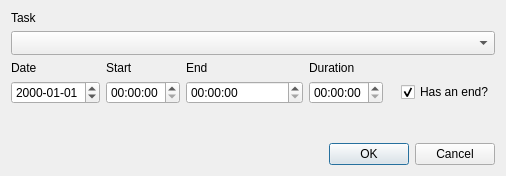
<?xml version="1.0" encoding="UTF-8"?>
<ui version="4.0">
 <class>IntervalAdd</class>
 <widget class="QDialog" name="IntervalAdd">
  <property name="geometry">
   <rect>
    <x>0</x>
    <y>0</y>
    <width>506</width>
    <height>176</height>
   </rect>
  </property>
  <property name="windowTitle">
   <string>Add interval</string>
  </property>
  <layout class="QGridLayout" name="gridLayout">
   <item row="5" column="3">
    <widget class="QLabel" name="label_2">
     <property name="text">
      <string>Duration</string>
     </property>
    </widget>
   </item>
   <item row="6" column="1">
    <widget class="QTimeEdit" name="start">
     <property name="displayFormat">
      <string>HH:mm:ss</string>
     </property>
     <property name="timeSpec">
      <enum>Qt::LocalTime</enum>
     </property>
    </widget>
   </item>
   <item row="5" column="2">
    <widget class="QLabel" name="label_5">
     <property name="text">
      <string>End</string>
     </property>
    </widget>
   </item>
   <item row="5" column="1">
    <widget class="QLabel" name="label_4">
     <property name="text">
      <string>Start</string>
     </property>
    </widget>
   </item>
   <item row="6" column="6">
    <widget class="QCheckBox" name="has_end">
     <property name="text">
      <string>Has an end?</string>
     </property>
     <property name="checked">
      <bool>true</bool>
     </property>
    </widget>
   </item>
   <item row="6" column="2">
    <widget class="QTimeEdit" name="end">
     <property name="sizePolicy">
      <sizepolicy hsizetype="Expanding" vsizetype="Fixed">
       <horstretch>0</horstretch>
       <verstretch>0</verstretch>
      </sizepolicy>
     </property>
     <property name="displayFormat">
      <string>HH:mm:ss</string>
     </property>
     <property name="timeSpec">
      <enum>Qt::LocalTime</enum>
     </property>
    </widget>
   </item>
   <item row="6" column="0">
    <widget class="QDateEdit" name="date">
     <property name="displayFormat">
      <string>yyyy-MM-dd</string>
     </property>
     <property name="timeSpec">
      <enum>Qt::LocalTime</enum>
     </property>
    </widget>
   </item>
   <item row="5" column="0">
    <widget class="QLabel" name="label_3">
     <property name="text">
      <string>Date</string>
     </property>
    </widget>
   </item>
   <item row="6" column="3">
    <widget class="QTimeEdit" name="duration">
     <property name="currentSection">
      <enum>QDateTimeEdit::MinuteSection</enum>
     </property>
     <property name="displayFormat">
      <string>HH:mm:ss</string>
     </property>
     <property name="timeSpec">
      <enum>Qt::LocalTime</enum>
     </property>
    </widget>
   </item>
   <item row="1" column="0" colspan="7">
    <widget class="QComboBox" name="task">
     <property name="sizeAdjustPolicy">
      <enum>QComboBox::AdjustToMinimumContentsLengthWithIcon</enum>
     </property>
    </widget>
   </item>
   <item row="0" column="0" colspan="2">
    <widget class="QLabel" name="label">
     <property name="text">
      <string>Task</string>
     </property>
    </widget>
   </item>
   <item row="8" column="0" colspan="7">
    <widget class="QDialogButtonBox" name="buttonBox">
     <property name="orientation">
      <enum>Qt::Horizontal</enum>
     </property>
     <property name="standardButtons">
      <set>QDialogButtonBox::Cancel|QDialogButtonBox::Ok</set>
     </property>
    </widget>
   </item>
   <item row="7" column="0" colspan="7">
    <spacer name="verticalSpacer">
     <property name="orientation">
      <enum>Qt::Vertical</enum>
     </property>
     <property name="sizeHint" stdset="0">
      <size>
       <width>20</width>
       <height>40</height>
      </size>
     </property>
    </spacer>
   </item>
  </layout>
 </widget>
 <resources/>
 <connections>
  <connection>
   <sender>buttonBox</sender>
   <signal>accepted()</signal>
   <receiver>IntervalAdd</receiver>
   <slot>accept()</slot>
   <hints>
    <hint type="sourcelabel">
     <x>248</x>
     <y>254</y>
    </hint>
    <hint type="destinationlabel">
     <x>157</x>
     <y>274</y>
    </hint>
   </hints>
  </connection>
  <connection>
   <sender>buttonBox</sender>
   <signal>rejected()</signal>
   <receiver>IntervalAdd</receiver>
   <slot>reject()</slot>
   <hints>
    <hint type="sourcelabel">
     <x>316</x>
     <y>260</y>
    </hint>
    <hint type="destinationlabel">
     <x>286</x>
     <y>274</y>
    </hint>
   </hints>
  </connection>
 </connections>
</ui>
